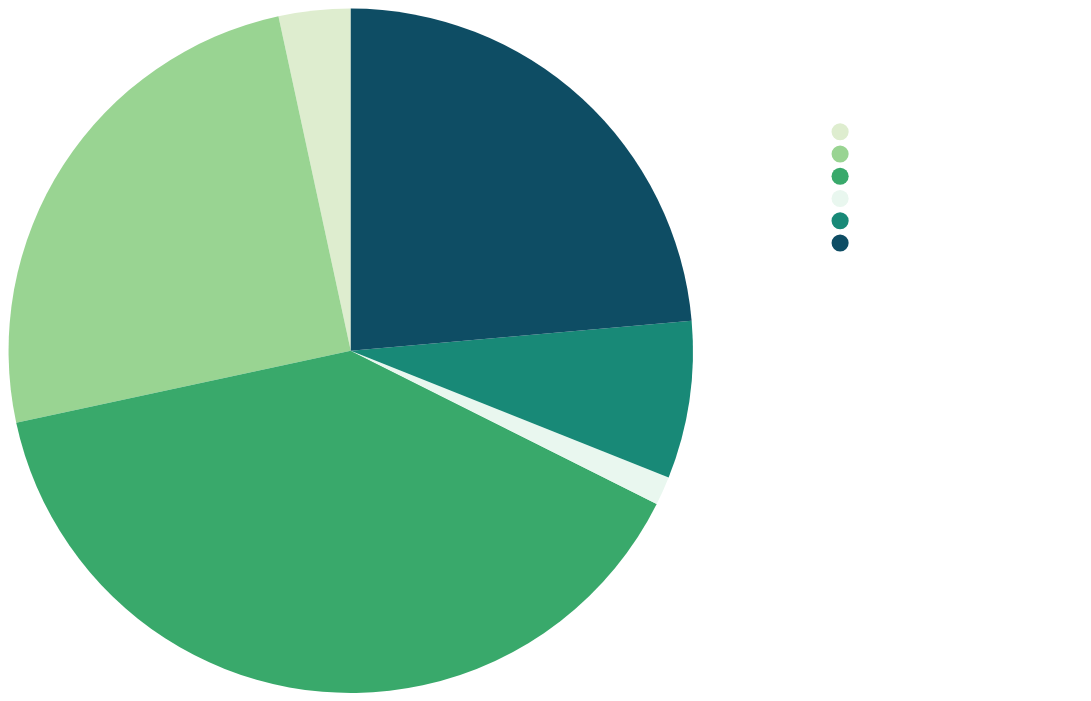

Express this chart as Vega-Lite.
### Vega-Lite specification from a JSON file in a GitHub repository (floating-point values rounded to 4 significant figures)
{"$schema": "https://vega.github.io/schema/vega-lite/v5.json", "background": "transparent", "data": {"values": [{"Continent": "Africa", "TotalImmigrants": 6110}, {"Continent": "Asia", "TotalImmigrants": 45030}, {"Continent": "Europe", "TotalImmigrants": 70710}, {"Continent": "Latin America and the Caribbean", "TotalImmigrants": 2440}, {"Continent": "Northern America", "TotalImmigrants": 13410}, {"Continent": "Oceania", "TotalImmigrants": 42530}]}, "mark": {"type": "arc", "outerRadius": 200}, "encoding": {"theta": {"field": "TotalImmigrants", "type": "quantitative"}, "color": {"field": "Continent", "type": "nominal", "scale": {"domain": ["Africa", "Asia", "Europe", "Latin America and the Caribbean", "Northern America", "Oceania"], "range": ["#DEEDCF", "#99D492", "#39A96B", "#E9F7EF", "#188977", "#0E4D64"]}, "legend": {"title": "Continent (2008)", "titleFont": "Arial", "titleColor": "white", "labelFont": "Arial", "labelColor": "white", "orient": "right", "offset": 130}}, "tooltip": [{"field": "Continent", "type": "nominal"}, {"field": "TotalImmigrants", "type": "quantitative"}]}}
